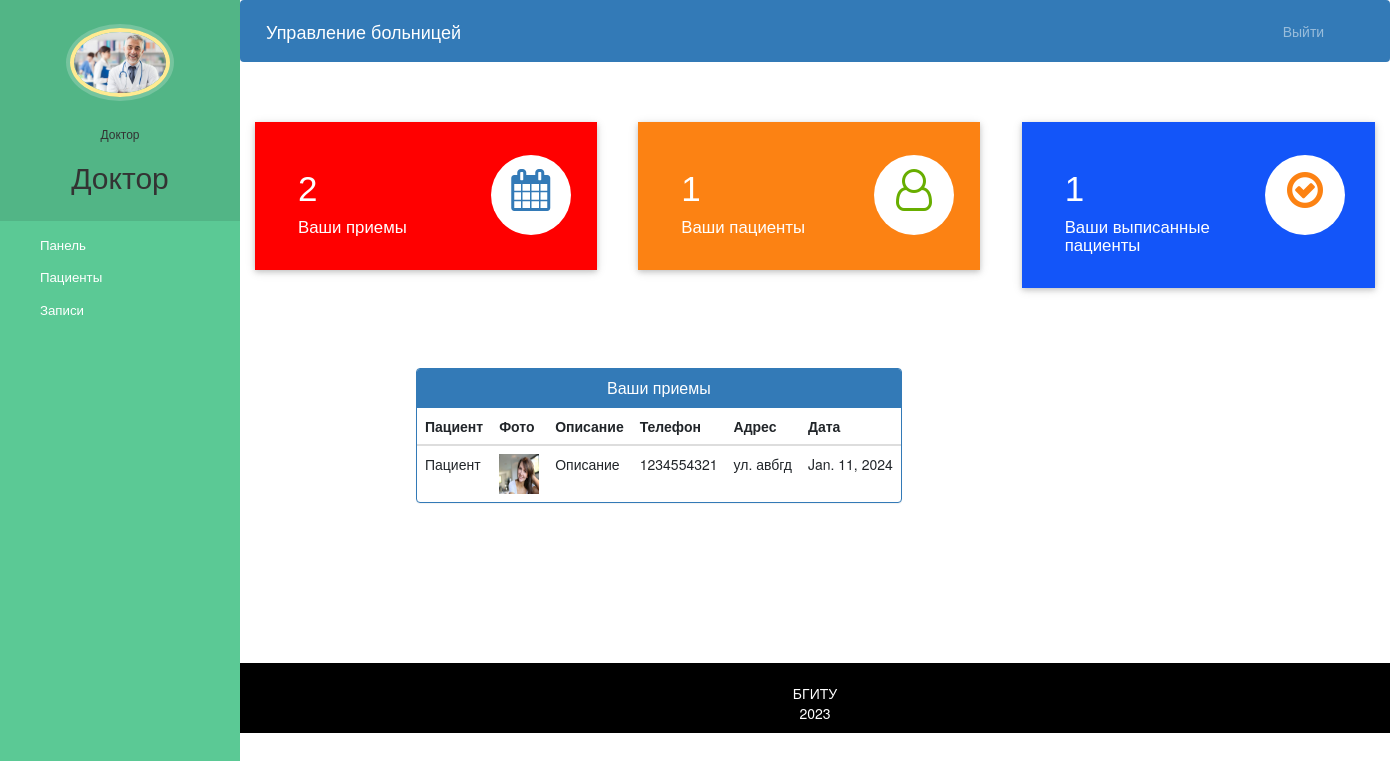
/doctor-dashboard (signed in), run on the app's committed database.
### hospital/models.py (models this page shows, shortened)
class Doctor(models.Model):
    user=models.OneToOneField(User,on_delete=models.CASCADE)
    profile_pic= models.ImageField(upload_to='profile_pic/DoctorProfilePic/',null=True,blank=True)
    address = models.CharField(max_length=40)
    mobile = models.CharField(max_length=20,null=True)
    department= models.CharField(max_length=50,choices=departments,default='Cardiologist')
    status=models.BooleanField(default=False)

class Appointment(models.Model):
    patientId=models.PositiveIntegerField(null=True)
    doctorId=models.PositiveIntegerField(null=True)
    patientName=models.CharField(max_length=40,null=True)
    doctorName=models.CharField(max_length=40,null=True)
    appointmentDate=models.DateField(auto_now=True)
    description=models.TextField(max_length=500)
    status=models.BooleanField(default=False)

class Patient(models.Model):
    user=models.OneToOneField(User,on_delete=models.CASCADE)
    profile_pic= models.ImageField(upload_to='profile_pic/PatientProfilePic/',null=True,blank=True)
    address = models.CharField(max_length=40)
    mobile = models.CharField(max_length=20,null=False)
    symptoms = models.CharField(max_length=100,null=False)
    assignedDoctorId = models.PositiveIntegerField(null=True)
    admitDate=models.DateField(auto_now=True)
    status=models.BooleanField(default=False)

### hospital/views.py (the view)
# urls.py: path('doctor-dashboard', views.doctor_dashboard_view,name='doctor-dashboard'),
@login_required(login_url='doctorlogin')
@user_passes_test(is_doctor)
def doctor_dashboard_view(request):
    patientcount=models.Patient.objects.all().filter(status=True,assignedDoctorId=request.user.id).count()
    appointmentcount=models.Appointment.objects.all().filter(status=True,doctorId=request.user.id).count()
    patientdischarged=models.PatientDischargeDetails.objects.all().distinct().filter(assignedDoctorName=request.user.first_name).count()
    appointments=models.Appointment.objects.all().filter(status=True,doctorId=request.user.id).order_by('-id')
    patientid=[]
    for a in appointments:
        patientid.append(a.patientId)
    patients=models.Patient.objects.all().filter(status=True,user_id__in=patientid).order_by('-id')
    appointments=zip(appointments,patients)
    mydict={
    'patientcount':patientcount,
    'appointmentcount':appointmentcount,
    'patientdischarged':patientdischarged,
    'appointments':appointments,
    'doctor':models.Doctor.objects.get(user_id=request.user.id),
    }
    return render(request,'hospital/doctor_dashboard.html',context=mydict)

### hospital/views.py (called while the page is built)
def is_doctor(user):
    return user.groups.filter(name='DOCTOR').exists()

### templates/hospital/doctor_dashboard.html
{% extends 'hospital/doctor_base.html' %}
{% load static %}
{% block content %}
{%include 'hospital/doctor_dashboard_cards.html'%}
<br><br><br><br>
<div class="container">
  <div class="row">
    <div class="panel panel-primary" style="margin-left:15%;">
      <div class="panel-heading" style="text-align:center;">
        <h6 class="panel-title">Ваши приемы</h6>
      </div>
      <table class="table table-hover" id="dev-table">
        <thead>
          <tr>
            <th>Пациент</th>
            <th>Фото</th>
            <th>Описание</th>
            <th>Телефон</th>
            <th>Адрес</th>
            <th>Дата</th>
          </tr>
        </thead>
        {% for a,p in appointments %}
        <tr>
          <td>{{a.patientName}}</td>
          <td> <img src="{% static p.profile_pic.url %}" alt="Фото" height="40px" width="40px" /></td>
          <td>{{a.description}}</td>
          <td>{{p.mobile}}</td>
          <td>{{p.address}}</td>
          <td>{{a.appointmentDate}}</td>
        </tr>
        {% endfor %}
      </table>
    </div>
  </div>
</div>
{% endblock content %}

### templates/hospital/doctor_base.html (shortened to what this page needs)
<!DOCTYPE html>
{% load static %}
<html lang="en">
<head>
  <link rel="stylesheet" href="https://stackpath.bootstrapcdn.com/bootstrap/4.3.1/css/bootstrap.min.css">
  <link rel="stylesheet" href="https://maxcdn.bootstrapcdn.com/font-awesome/4.7.0/css/font-awesome.min.css">
</head>
<body>
  <nav class="menu" tabindex="0">
    <header class="avatar">
      <img src="{% static doctor.profile_pic.url %}" alt="Фото" />
      <br><br>
      <h6>Доктор</h6>
      <h2>{{request.user.first_name}}</h2>
    </header>
    <ul>
      <li tabindex="0" class="icon-dashboard"> <a style="color:white; text-decoration:none;" href="/doctor-dashboard"><span>Панель</span></a> </li>
      <li tabindex="0" class="icon-users"> <a style="color:white; text-decoration:none;" href="/doctor-patient"><span>Пациенты</span></a></li>
      <li tabindex="0" class="icon-calendar"> <a style="color:white; text-decoration:none;" href="/doctor-appointment"><span>Записи</span></a></li>
    </ul>
  </nav>
  <main>
    <div class="bs-example">
      <nav class="navbar navbar-expand-md  navbar-dark fixed-top" style="background:#337AB7;">
        <a href="/doctor-dashboard" class="navbar-brand">Управление больницей</a>
        <div class="collapse navbar-collapse justify-content-between" id="navbarCollapse">
          <div class="navbar-nav" style=" margin-left: 90%;">
            <a href="/logout" class="nav-item nav-link">Выйти</a>
          </div>
        </div>
      </nav>
    </div>
    <br><br>
    {% block content %}
    {% endblock content %}
    <br><br><br><br><br><br><br>
    <footer>
      <br>
      <div class="container">
        <div class="row">
          <div class="col-md-12 col-sm-12">
            <div style="color:#ffffff;" class="wow fadeInUp footer-copyright">
              <p>БГИТУ <br>
                2023 </p>
            </div>
          </div>
        </div>
      </div>
    </footer>
  </main>
</body>
</html>

### templates/hospital/doctor_base.html (style rules this page uses)
a:link { text-decoration: none; }
a { color: white; }
footer { padding: 0px 0px 0px 0px; background-color: black; margin: 0px; }
p { text-align: center; }
body { padding-left: 240px; }
main { position: relative; height: 100vh; }
.menu { background: #5bc995; height: 100vh; width: 240px; position: fixed; top: 0px; left: 0; z-index: 5; outline: none; }
.menu .avatar { background: rgba(0, 0, 0, 0.1); padding: 2em 0.5em; text-align: center; }
.menu .avatar img { width: 100px; border-radius: 50%; overflow: hidden; border: 4px solid #ffea92; box-shadow: 0 0 0 4px rgba(255, 255, 255, 0.2); }
.menu .avatar h2 { font-weight: normal; margin-bottom: 0; }
.menu ul { list-style: none; padding: 0.5em 0; margin: 0; }
.menu ul li { padding: 0.5em 1em 0.5em 3em; font-size: 0.95em; font-weight: regular; background-repeat: no-repeat; background-position: left 15px center; background-size: auto 20px; transition: all 0.15s linear; cursor: pointer; }
.menu ul li.icon-dashboard { background-image: url("http://www.entypo.com/images//gauge.svg"); }
.menu ul li.icon-users { background-image: url("http://www.entypo.com/images//users.svg"); }
.menu ul li.icon-calendar { background-image: url("http://www.entypo.com/images//calendar.svg"); }

### data on the page
Doctor: profile_pic (picture)
Appointment: patientName "Пациент", profile_pic (picture), description "Описание", mobile "1234554321", address "ул. авбгд", appointmentDate "Jan. 11, 2024"

### other printed values
{{ request.user.first_name }} "Доктор"
{{ appointmentcount }} "2"
{{ patientcount }} "1"
{{ patientdischarged }} "1"
